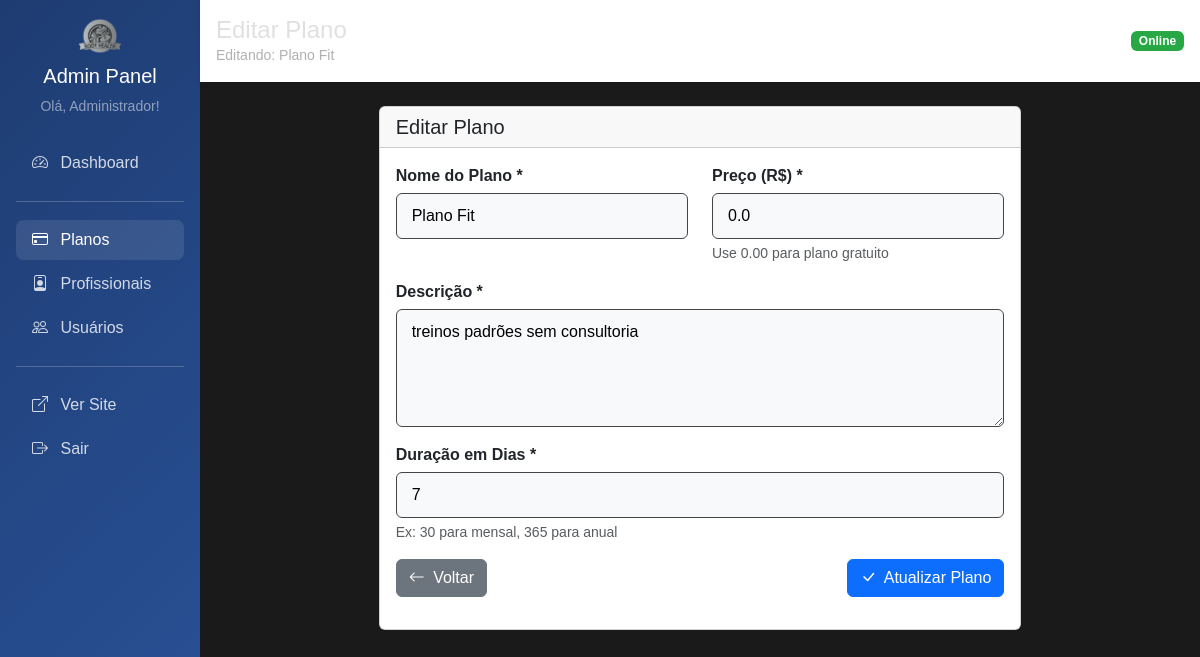
Page /admin/planos/editar/17 (signed in) on the committed database.
### tables this page shows
CREATE TABLE plano (
    id INTEGER PRIMARY KEY AUTOINCREMENT,
    nome TEXT NOT NULL,
    descricao TEXT,
    preco REAL NOT NULL,
    duracao_dias INTEGER NOT NULL,
    ativo INTEGER DEFAULT 1,
    data_criacao TIMESTAMP DEFAULT CURRENT_TIMESTAMP
);

### routes/register_admin_routes.py (the view)
    @app.get("/admin/planos/editar/{plano_id}")
    @requer_autenticacao(['admin'])
    async def admin_planos_editar_get(request: Request, plano_id: int, usuario_logado: dict = Depends(obter_usuario_logado)):
        plano = plano_repo.obter_por_id(plano_id)
        if not plano:
            return RedirectResponse("/admin/planos", status_code=303)
        return templates.TemplateResponse("admin/planos/form.html", {
            "request": request,
            "usuario": usuario_logado,
            "plano": plano,
            "titulo": "Editar Plano",
            "acao": f"/admin/planos/editar/{plano_id}"
        })

### templates/admin/planos/form.html
{% extends "admin/base_admin.html" %}
{% block titulo %}{{ titulo }}{% endblock %}
{% block subtitulo %}{% if plano %}Editando: {{ plano.nome }}{% else %}Criar novo plano{% endif %}{% endblock %}
{% block content %}
    <div class="row justify-content-center">
        <div class="col-lg-8">
            <div class="card">
                <div class="card-header">
                    <h5 class="mb-0">{{ titulo }}</h5>
                </div>
                <div class="card-body">
                    <form method="POST" action="
                        {% if plano %}
                            {{ url_for('admin_planos_editar_post', plano_id=plano.id) }}
                        {% else %}
                            {{ url_for('admin_planos_novo_post') }}
                        {% endif %}
                    ">
                        <div class="row">
                            <div class="col-md-6 mb-3">
                                <label for="nome" class="form-label text-dark">Nome do Plano *</label>
                                <input type="text" class="form-control text-bg-light" id="nome" name="nome"
                                       value="{{ plano.nome if plano else '' }}" required>
                            </div>
                            <div class="col-md-6 mb-3">
                                <label for="preco" class="form-label text-dark">Preço (R$) *</label>
                                <input type="number" step="0.01" min="0" class="form-control text-bg-light" id="preco" name="preco"
                                       value="{{ plano.preco if plano else '' }}" required>
                                <div class="form-text">Use 0.00 para plano gratuito</div>
                            </div>
                        </div>
                        <div class="mb-3">
                            <label for="descricao" class="form-label text-dark">Descrição *</label>
                            <textarea class="form-control text-bg-light" id="descricao" name="descricao" rows="4" required>{{ plano.descricao if plano else '' }}</textarea>
                        </div>
                        <div class="mb-3">
                            <label for="duracao_dias" class="form-label text-dark">Duração em Dias *</label>
                            <input type="number" min="1" class="form-control text-bg-light" id="duracao_dias" name="duracao_dias"
                                   value="{{ plano.duracao_dias if plano else '' }}" required>
                            <div class="form-text">Ex: 30 para mensal, 365 para anual</div>
                        </div>
                        <div class="d-flex justify-content-between">
                            <a href="/admin/planos" class="btn btn-secondary">
                                <i class="bi bi-arrow-left me-1"></i> Voltar
                            </a>
                            <button type="submit" class="btn btn-primary">
                                <i class="bi bi-check-lg me-1"></i>
                                {% if plano %}Atualizar{% else %}Criar{% endif %} Plano
                            </button>
                        </div>
                    </form>
                </div>
            </div>
        </div>
    </div>
{% endblock %}

### static/css/styles.css (style rules this page uses)
:root { --dark-bg: #1a1a1a; --dark-card-bg: #2b2b2b; --dark-text-color: #e0e0e0; --dark-muted-text: #b0b0b0; --dark-border-color: #444444; --dark-shadow-color: rgba(0, 0, 0, 0.5); --highlight-yellow: #ffc107; --highlight-green: #28a745; --highlight-red: #dc3545; --light-banner-bg-start: #ffffff; --light-banner-bg-end: #eaeaea; --light-banner-text: #000000; }
body { background-color: var(--dark-bg); color: var(--dark-text-color); font-family: Arial, sans-serif; padding-top: 0px; }
.form-label { color: var(--dark-text-color); text-align: left; display: block; margin-bottom: 5px; font-weight: bold; }
.form-control, .form-select { background-color: #3b3b3b; color: var(--dark-text-color); border: 1px solid var(--dark-border-color); padding: 10px 15px; height: auto; }
.form-control::placeholder { color: var(--dark-muted-text); }

### rows in the picture
plano: nome "Plano Fit", preco "0.0", descricao "treinos padrões sem consultoria", duracao_dias "7"

### other values in the picture
{{ usuario.nome }} "Administrador"
{{ titulo }} "Editar Plano"
